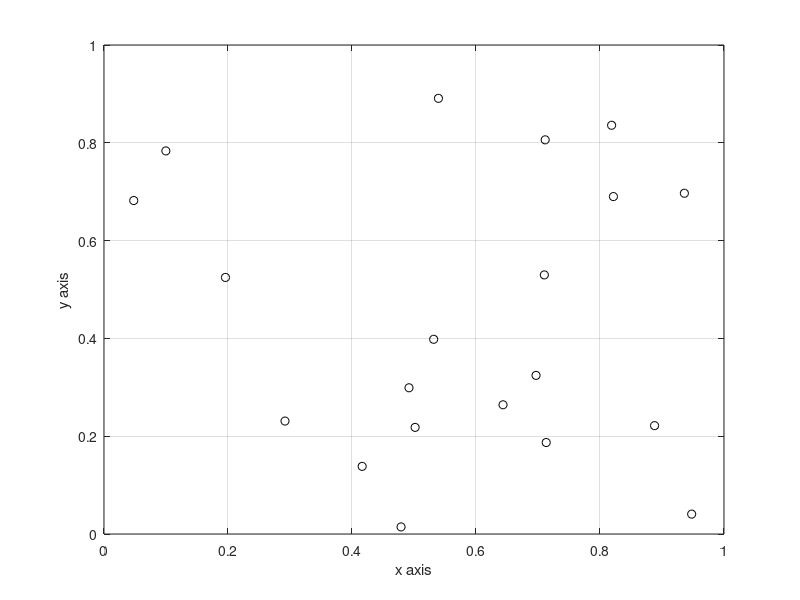

The MATLAB script that drew this image: (Note: this script raises an error after producing the figure.)
clf()
axh = axes();
x = rand(1,20); y = rand(1,20); %z = rand(1,20);
h = plot(axh, x, y, 'ko');
xlabel('x axis'); ylabel('y axis'); %zlabel('z axis');
grid on
h.ButtonDownFcn = @showZValueFcn;

function [coordinateSelected, minIdx] = showZValueFcn(hObj, event)
[x,y] = deal(hObj.XData, hObj.YData);
pt = event.IntersectionPoint(1:2);
coordinates = [x(:),y(:)];
dist = pdist2(pt,coordinates);
[~, minIdx] = min(dist);
coordinateSelected = coordinates(minIdx,:);
fprintf('[x,y] = [%.5f, %.5f]\n', coordinateSelected)
end